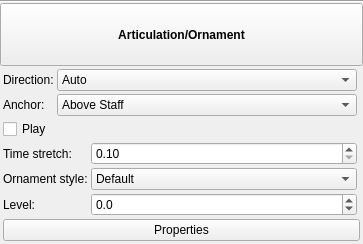
<?xml version="1.0" encoding="UTF-8"?>
<ui version="4.0">
 <class>InspectorArticulation</class>
 <widget class="QWidget" name="InspectorArticulation">
  <property name="geometry">
   <rect>
    <x>0</x>
    <y>0</y>
    <width>363</width>
    <height>244</height>
   </rect>
  </property>
  <property name="accessibleName">
   <string>Articulation Inspector</string>
  </property>
  <layout class="QVBoxLayout" name="verticalLayout">
   <property name="spacing">
    <number>0</number>
   </property>
   <property name="leftMargin">
    <number>0</number>
   </property>
   <property name="topMargin">
    <number>0</number>
   </property>
   <property name="rightMargin">
    <number>0</number>
   </property>
   <property name="bottomMargin">
    <number>0</number>
   </property>
   <item>
    <widget class="QFrame" name="frame">
     <property name="frameShape">
      <enum>QFrame::HLine</enum>
     </property>
     <property name="frameShadow">
      <enum>QFrame::Sunken</enum>
     </property>
    </widget>
   </item>
   <item>
    <widget class="QToolButton" name="title">
     <property name="sizePolicy">
      <sizepolicy hsizetype="Preferred" vsizetype="Preferred">
       <horstretch>0</horstretch>
       <verstretch>0</verstretch>
      </sizepolicy>
     </property>
     <property name="font">
      <font>
       <weight>75</weight>
       <bold>true</bold>
      </font>
     </property>
     <property name="text">
      <string>Articulation/Ornament</string>
     </property>
    </widget>
   </item>
   <item>
    <widget class="QWidget" name="panel" native="true">
     <layout class="QGridLayout" name="gridLayout">
      <property name="leftMargin">
       <number>3</number>
      </property>
      <property name="topMargin">
       <number>3</number>
      </property>
      <property name="rightMargin">
       <number>3</number>
      </property>
      <property name="bottomMargin">
       <number>3</number>
      </property>
      <property name="spacing">
       <number>3</number>
      </property>
      <item row="0" column="0">
       <widget class="QLabel" name="label">
        <property name="text">
         <string>Direction:</string>
        </property>
        <property name="alignment">
         <set>Qt::AlignLeading|Qt::AlignLeft|Qt::AlignVCenter</set>
        </property>
        <property name="buddy">
         <cstring>direction</cstring>
        </property>
       </widget>
      </item>
      <item row="0" column="1">
       <widget class="QComboBox" name="direction">
        <property name="sizePolicy">
         <sizepolicy hsizetype="Expanding" vsizetype="Fixed">
          <horstretch>0</horstretch>
          <verstretch>0</verstretch>
         </sizepolicy>
        </property>
        <property name="accessibleName">
         <string>Direction</string>
        </property>
        <item>
         <property name="text">
          <string>Auto</string>
         </property>
        </item>
        <item>
         <property name="text">
          <string>Up</string>
         </property>
        </item>
        <item>
         <property name="text">
          <string>Down</string>
         </property>
        </item>
       </widget>
      </item>
      <item row="0" column="2">
       <widget class="Ms::ResetButton" name="resetDirection" native="true">
        <property name="sizePolicy">
         <sizepolicy hsizetype="Fixed" vsizetype="Preferred">
          <horstretch>0</horstretch>
          <verstretch>0</verstretch>
         </sizepolicy>
        </property>
        <property name="accessibleName">
         <string>Reset 'Direction' value</string>
        </property>
       </widget>
      </item>
      <item row="1" column="0">
       <widget class="QLabel" name="label_4">
        <property name="text">
         <string>Anchor:</string>
        </property>
        <property name="alignment">
         <set>Qt::AlignLeading|Qt::AlignLeft|Qt::AlignVCenter</set>
        </property>
        <property name="buddy">
         <cstring>anchor</cstring>
        </property>
       </widget>
      </item>
      <item row="1" column="1">
       <widget class="QComboBox" name="anchor">
        <property name="sizePolicy">
         <sizepolicy hsizetype="Expanding" vsizetype="Fixed">
          <horstretch>0</horstretch>
          <verstretch>0</verstretch>
         </sizepolicy>
        </property>
        <property name="accessibleName">
         <string>Anchor</string>
        </property>
        <item>
         <property name="text">
          <string>Above Staff</string>
         </property>
        </item>
        <item>
         <property name="text">
          <string>Below Staff</string>
         </property>
        </item>
        <item>
         <property name="text">
          <string>Chord Automatic</string>
         </property>
        </item>
        <item>
         <property name="text">
          <string>Above Chord</string>
         </property>
        </item>
        <item>
         <property name="text">
          <string>Below Chord</string>
         </property>
        </item>
       </widget>
      </item>
      <item row="1" column="2">
       <widget class="Ms::ResetButton" name="resetAnchor" native="true">
        <property name="sizePolicy">
         <sizepolicy hsizetype="Fixed" vsizetype="Preferred">
          <horstretch>0</horstretch>
          <verstretch>0</verstretch>
         </sizepolicy>
        </property>
        <property name="accessibleName">
         <string>Reset 'Anchor' value</string>
        </property>
       </widget>
      </item>
      <item row="2" column="2">
       <widget class="Ms::ResetButton" name="resetPlayArticulation" native="true">
        <property name="sizePolicy">
         <sizepolicy hsizetype="Fixed" vsizetype="Preferred">
          <horstretch>0</horstretch>
          <verstretch>0</verstretch>
         </sizepolicy>
        </property>
        <property name="accessibleName">
         <string>Reset 'Play' value</string>
        </property>
       </widget>
      </item>
      <item row="3" column="0" colspan="3">
       <widget class="QWidget" name="gridWidget" native="true">
        <layout class="QGridLayout" name="gridLayout_2">
         <property name="leftMargin">
          <number>0</number>
         </property>
         <property name="topMargin">
          <number>0</number>
         </property>
         <property name="rightMargin">
          <number>0</number>
         </property>
         <property name="bottomMargin">
          <number>0</number>
         </property>
         <property name="spacing">
          <number>3</number>
         </property>
         <item row="0" column="3">
          <widget class="Ms::ResetButton" name="resetTimeStretch" native="true">
           <property name="sizePolicy">
            <sizepolicy hsizetype="Fixed" vsizetype="Preferred">
             <horstretch>0</horstretch>
             <verstretch>0</verstretch>
            </sizepolicy>
           </property>
           <property name="accessibleName">
            <string>Reset 'Time stretch' value</string>
           </property>
          </widget>
         </item>
         <item row="0" column="1">
          <widget class="QLabel" name="label_2">
           <property name="text">
            <string>Time stretch:</string>
           </property>
           <property name="alignment">
            <set>Qt::AlignLeading|Qt::AlignLeft|Qt::AlignVCenter</set>
           </property>
          </widget>
         </item>
         <item row="0" column="2">
          <widget class="QDoubleSpinBox" name="timeStretch">
           <property name="sizePolicy">
            <sizepolicy hsizetype="Expanding" vsizetype="Fixed">
             <horstretch>0</horstretch>
             <verstretch>0</verstretch>
            </sizepolicy>
           </property>
           <property name="accessibleName">
            <string>Time stretch</string>
           </property>
           <property name="minimum">
            <double>0.100000000000000</double>
           </property>
          </widget>
         </item>
         <item row="1" column="1">
          <widget class="QLabel" name="label_3">
           <property name="text">
            <string>Ornament style:</string>
           </property>
           <property name="alignment">
            <set>Qt::AlignLeading|Qt::AlignLeft|Qt::AlignVCenter</set>
           </property>
          </widget>
         </item>
         <item row="1" column="2">
          <widget class="QComboBox" name="ornamentStyle">
           <property name="sizePolicy">
            <sizepolicy hsizetype="Expanding" vsizetype="Fixed">
             <horstretch>0</horstretch>
             <verstretch>0</verstretch>
            </sizepolicy>
           </property>
           <property name="accessibleName">
            <string>Ornament style</string>
           </property>
           <item>
            <property name="text">
             <string>Default</string>
            </property>
           </item>
           <item>
            <property name="text">
             <string>Baroque</string>
            </property>
           </item>
          </widget>
         </item>
         <item row="1" column="3">
          <widget class="Ms::ResetButton" name="resetOrnamentStyle" native="true">
           <property name="sizePolicy">
            <sizepolicy hsizetype="Fixed" vsizetype="Preferred">
             <horstretch>0</horstretch>
             <verstretch>0</verstretch>
            </sizepolicy>
           </property>
           <property name="accessibleName">
            <string>Reset 'Ornament style' value</string>
           </property>
          </widget>
         </item>
         <item row="2" column="1">
          <widget class="QLabel" name="marcatoLevelLabel">
           <property name="text">
            <string>Level:</string>
           </property>
           <property name="alignment">
            <set>Qt::AlignLeading|Qt::AlignLeft|Qt::AlignVCenter</set>
           </property>
           <property name="buddy">
            <cstring>marcatoLevel</cstring>
           </property>
          </widget>
         </item>
         <item row="2" column="2">
          <widget class="Ms::LevelSpinBox" name="marcatoLevel">
           <property name="sizePolicy">
            <sizepolicy hsizetype="Expanding" vsizetype="Fixed">
             <horstretch>0</horstretch>
             <verstretch>0</verstretch>
            </sizepolicy>
           </property>
           <property name="toolTip">
            <string>How much louder or softer the notes with this articulation play (sound library parts: than the technique it chooses; the built-in synthesizer by its velocity). The levels of a chord's articulations add up. Library default: no change</string>
           </property>
           <property name="accessibleName">
            <string>Level</string>
           </property>
           <property name="decimals">
            <number>1</number>
           </property>
           <property name="minimum">
            <double>-35.500000000000000</double>
           </property>
           <property name="maximum">
            <double>35.500000000000000</double>
           </property>
           <property name="singleStep">
            <double>0.500000000000000</double>
           </property>
          </widget>
         </item>
         <item row="2" column="3">
          <widget class="Ms::ResetButton" name="resetMarcatoLevel" native="true">
           <property name="sizePolicy">
            <sizepolicy hsizetype="Fixed" vsizetype="Preferred">
             <horstretch>0</horstretch>
             <verstretch>0</verstretch>
            </sizepolicy>
           </property>
           <property name="accessibleName">
            <string>Reset 'Level' value</string>
           </property>
          </widget>
         </item>
        </layout>
       </widget>
      </item>
      <item row="4" column="0" colspan="3">
       <widget class="QPushButton" name="properties">
        <property name="text">
         <string>Properties</string>
        </property>
       </widget>
      </item>
      <item row="2" column="0" colspan="2">
       <widget class="QCheckBox" name="playArticulation">
        <property name="text">
         <string>Play</string>
        </property>
       </widget>
      </item>
     </layout>
    </widget>
   </item>
  </layout>
 </widget>
 <customwidgets>
  <customwidget>
   <class>Ms::ResetButton</class>
   <extends>QWidget</extends>
   <header>inspector/resetButton.h</header>
   <container>1</container>
  </customwidget>
  <customwidget>
   <class>Ms::LevelSpinBox</class>
   <extends>QDoubleSpinBox</extends>
   <header>inspector/levelSpinBox.h</header>
  </customwidget>
 </customwidgets>
 <tabstops>
  <tabstop>title</tabstop>
  <tabstop>direction</tabstop>
  <tabstop>anchor</tabstop>
  <tabstop>playArticulation</tabstop>
  <tabstop>timeStretch</tabstop>
  <tabstop>ornamentStyle</tabstop>
  <tabstop>properties</tabstop>
 </tabstops>
 <resources/>
 <connections>
  <connection>
   <sender>playArticulation</sender>
   <signal>toggled(bool)</signal>
   <receiver>gridWidget</receiver>
   <slot>setEnabled(bool)</slot>
   <hints>
    <hint type="sourcelabel">
     <x>101</x>
     <y>126</y>
    </hint>
    <hint type="destinationlabel">
     <x>100</x>
     <y>157</y>
    </hint>
   </hints>
  </connection>
 </connections>
</ui>
